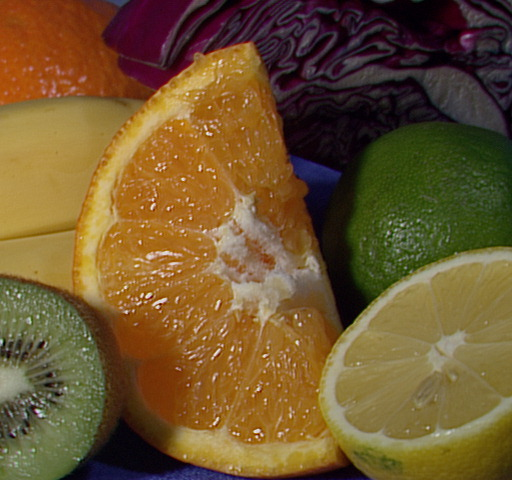
#> input picture data/fruits.jpg, 512 x 480 px
$ python 0508.py
#> lines starting #> are read from the running program, lines starting #| are printed output that depends on the picture
# 0508.py
import cv2
import numpy as np
import os

# 현재 스크립트가 실행되는 디렉터리를 가져옵니다.
current_dir = os.path.dirname(os.path.abspath(__file__))

# 이미지 파일의 절대 경로를 생성합니다.
img_path = os.path.join(current_dir, 'data', 'fruits.jpg')

src = cv2.imread(img_path)
#> src is the input picture: shape (480, 512, 3); mean B, G, R 46.2, 85.6, 110.8

#1
# src = cv2.imread('./data/fruits.jpg')
# 컬러를 나타내는 BGR 함수
hsv = cv2.cvtColor(src, cv2.COLOR_BGR2HSV)
#> hsv: shape (480, 512, 3); mean H, S, V 48.2, 159.9, 113.8
# 이미지를 각 채널로 분리하는 함수
h, s, v = cv2.split(hsv)
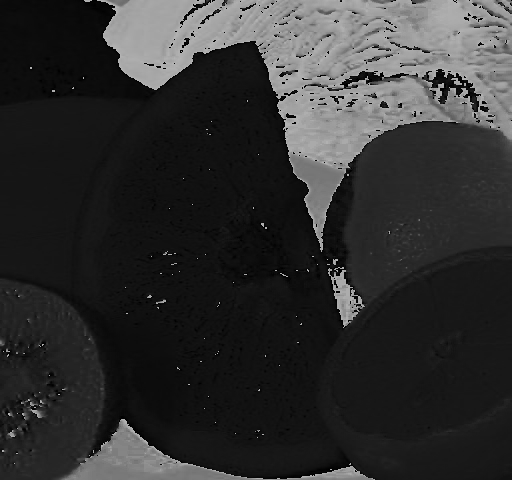
#> h: shape (480, 512); min 0, max 179, mean 48.2
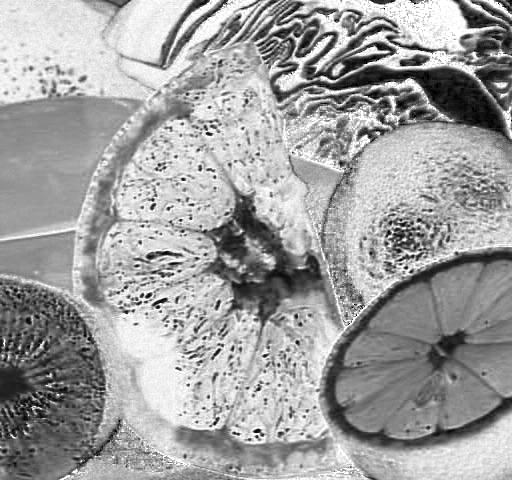
#> s: shape (480, 512); min 0, max 255, mean 159.9
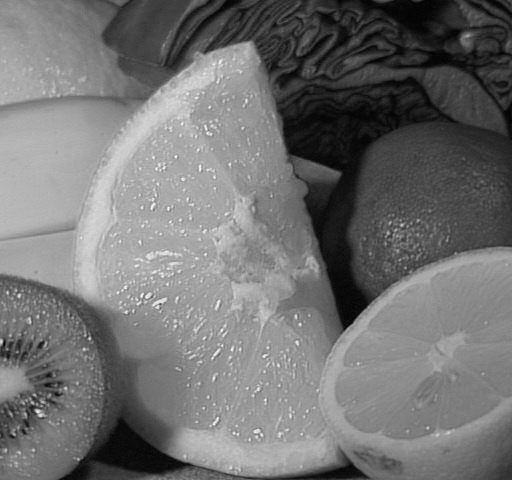
#> v: shape (480, 512); min 0, max 252, mean 113.8

#2
# roi 관심 영역으로 선택한 함수
#> (the run stopped early here; a loop or call above may not have finished)

$ run again, with data/1209.jpg copied over data/fruits.jpg
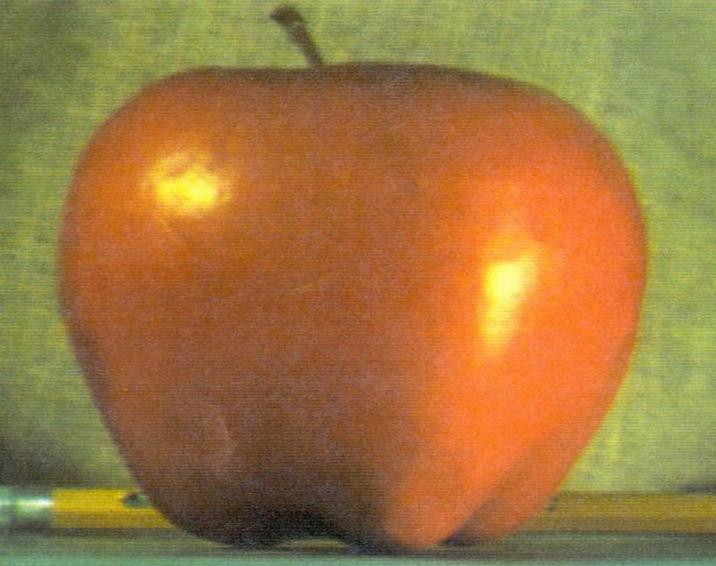
#> input picture data/1209.jpg, 716 x 566 px
#> src is the input picture: shape (566, 716, 3); mean B, G, R 64.8, 119.6, 159.1
#> hsv: shape (566, 716, 3); mean H, S, V 21.7, 145.3, 163
#> `h, s, v = cv2.split(hsv)`:
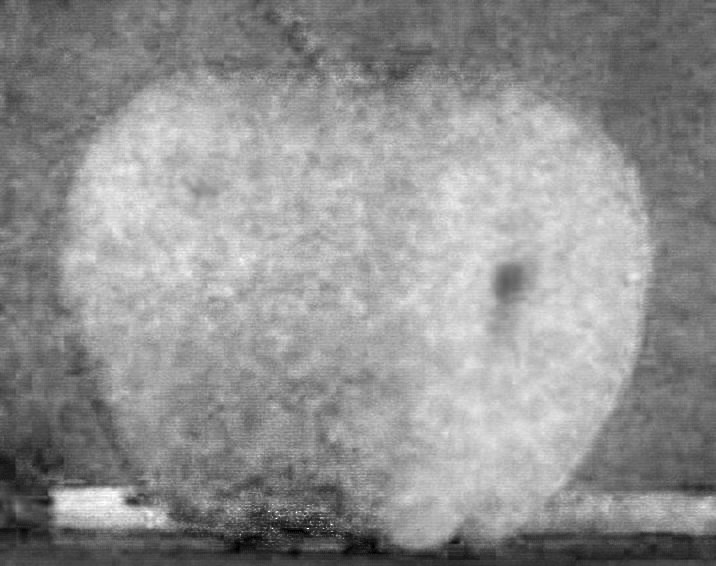
#> s: shape (566, 716); min 0, max 255, mean 145.3
#> `h, s, v = cv2.split(hsv)`:
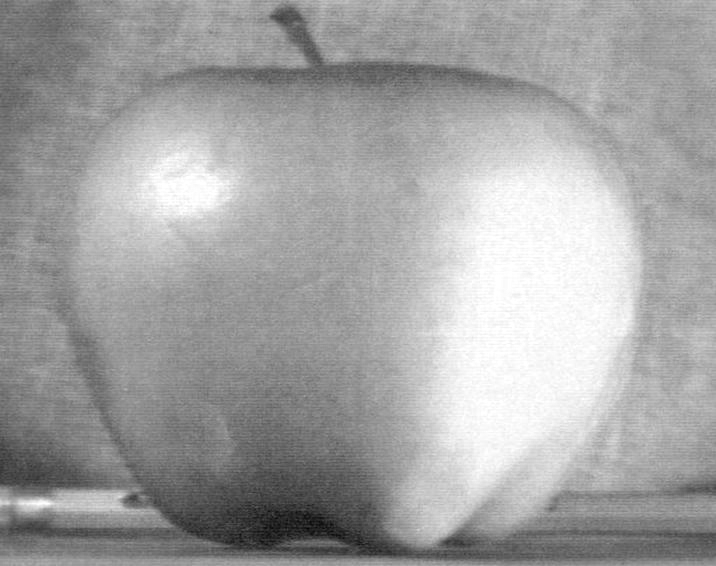
#> v: shape (566, 716); min 3, max 255, mean 163
